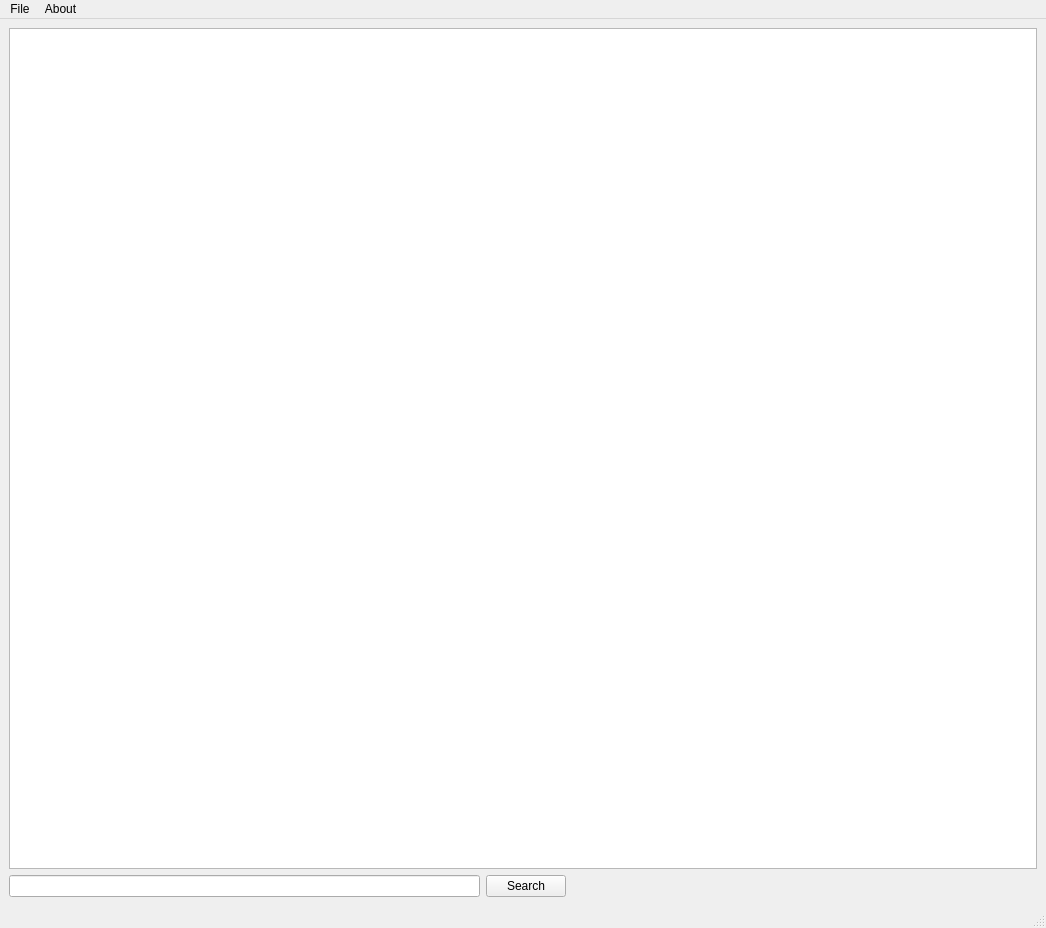
<?xml version="1.0" encoding="UTF-8"?>
<ui version="4.0">
 <class>MainWindow</class>
 <widget class="QMainWindow" name="MainWindow">
  <property name="geometry">
   <rect>
    <x>0</x>
    <y>0</y>
    <width>1046</width>
    <height>928</height>
   </rect>
  </property>
  <property name="windowTitle">
   <string>xDXF Viewer</string>
  </property>
  <property name="windowIcon">
   <iconset resource="xDXFViewer.qrc">
    <normaloff>:/xDXFViewer/xDXFViewer.png</normaloff>:/xDXFViewer/xDXFViewer.png</iconset>
  </property>
  <widget class="QWidget" name="centralwidget">
   <layout class="QVBoxLayout" name="verticalLayout">
    <item>
     <widget class="DXFGraphicsView" name="graphicsView"/>
    </item>
    <item>
     <layout class="QHBoxLayout" name="horizontalLayout">
      <item>
       <widget class="QLineEdit" name="le_Search"/>
      </item>
      <item>
       <widget class="QPushButton" name="pb_Search">
        <property name="text">
         <string>Search</string>
        </property>
        <property name="icon">
         <iconset resource="xDXFViewer.qrc">
          <normaloff>:/xDXFViewer/icons/magnifier.png</normaloff>:/xDXFViewer/icons/magnifier.png</iconset>
        </property>
       </widget>
      </item>
      <item>
       <spacer name="horizontalSpacer">
        <property name="orientation">
         <enum>Qt::Horizontal</enum>
        </property>
        <property name="sizeHint" stdset="0">
         <size>
          <width>40</width>
          <height>20</height>
         </size>
        </property>
       </spacer>
      </item>
     </layout>
    </item>
   </layout>
  </widget>
  <widget class="QMenuBar" name="menubar">
   <property name="geometry">
    <rect>
     <x>0</x>
     <y>0</y>
     <width>1046</width>
     <height>21</height>
    </rect>
   </property>
   <widget class="QMenu" name="menuFile">
    <property name="title">
     <string>File</string>
    </property>
    <addaction name="actionOpen_DXF"/>
    <addaction name="separator"/>
    <addaction name="actionPrint"/>
    <addaction name="separator"/>
    <addaction name="actionClose"/>
   </widget>
   <widget class="QMenu" name="menuAbout">
    <property name="title">
     <string>About</string>
    </property>
    <addaction name="actionAbout"/>
    <addaction name="actionOpen_Logs"/>
   </widget>
   <addaction name="menuFile"/>
   <addaction name="menuAbout"/>
  </widget>
  <widget class="QStatusBar" name="statusbar"/>
  <action name="actionClose">
   <property name="icon">
    <iconset resource="xDXFViewer.qrc">
     <normaloff>:/xDXFViewer/icons/cross.png</normaloff>:/xDXFViewer/icons/cross.png</iconset>
   </property>
   <property name="text">
    <string>Close</string>
   </property>
  </action>
  <action name="actionOpen_Logs">
   <property name="icon">
    <iconset resource="xDXFViewer.qrc">
     <normaloff>:/xDXFViewer/icons/script.png</normaloff>:/xDXFViewer/icons/script.png</iconset>
   </property>
   <property name="text">
    <string>Open Logs...</string>
   </property>
  </action>
  <action name="actionOpen_DXF">
   <property name="icon">
    <iconset resource="xDXFViewer.qrc">
     <normaloff>:/xDXFViewer/icons/folder.png</normaloff>:/xDXFViewer/icons/folder.png</iconset>
   </property>
   <property name="text">
    <string>Open DXF...</string>
   </property>
  </action>
  <action name="actionAbout">
   <property name="icon">
    <iconset resource="xDXFViewer.qrc">
     <normaloff>:/xDXFViewer/xDXFViewer.png</normaloff>:/xDXFViewer/xDXFViewer.png</iconset>
   </property>
   <property name="text">
    <string>About...</string>
   </property>
  </action>
  <action name="actionPrint">
   <property name="icon">
    <iconset resource="xDXFViewer.qrc">
     <normaloff>:/xDXFViewer/icons/printer.png</normaloff>:/xDXFViewer/icons/printer.png</iconset>
   </property>
   <property name="text">
    <string>Print</string>
   </property>
  </action>
 </widget>
 <customwidgets>
  <customwidget>
   <class>DXFGraphicsView</class>
   <extends>QGraphicsView</extends>
   <header>./src/DXFGraphicsView.h</header>
  </customwidget>
 </customwidgets>
 <resources>
  <include location="xDXFViewer.qrc"/>
 </resources>
 <connections/>
</ui>
